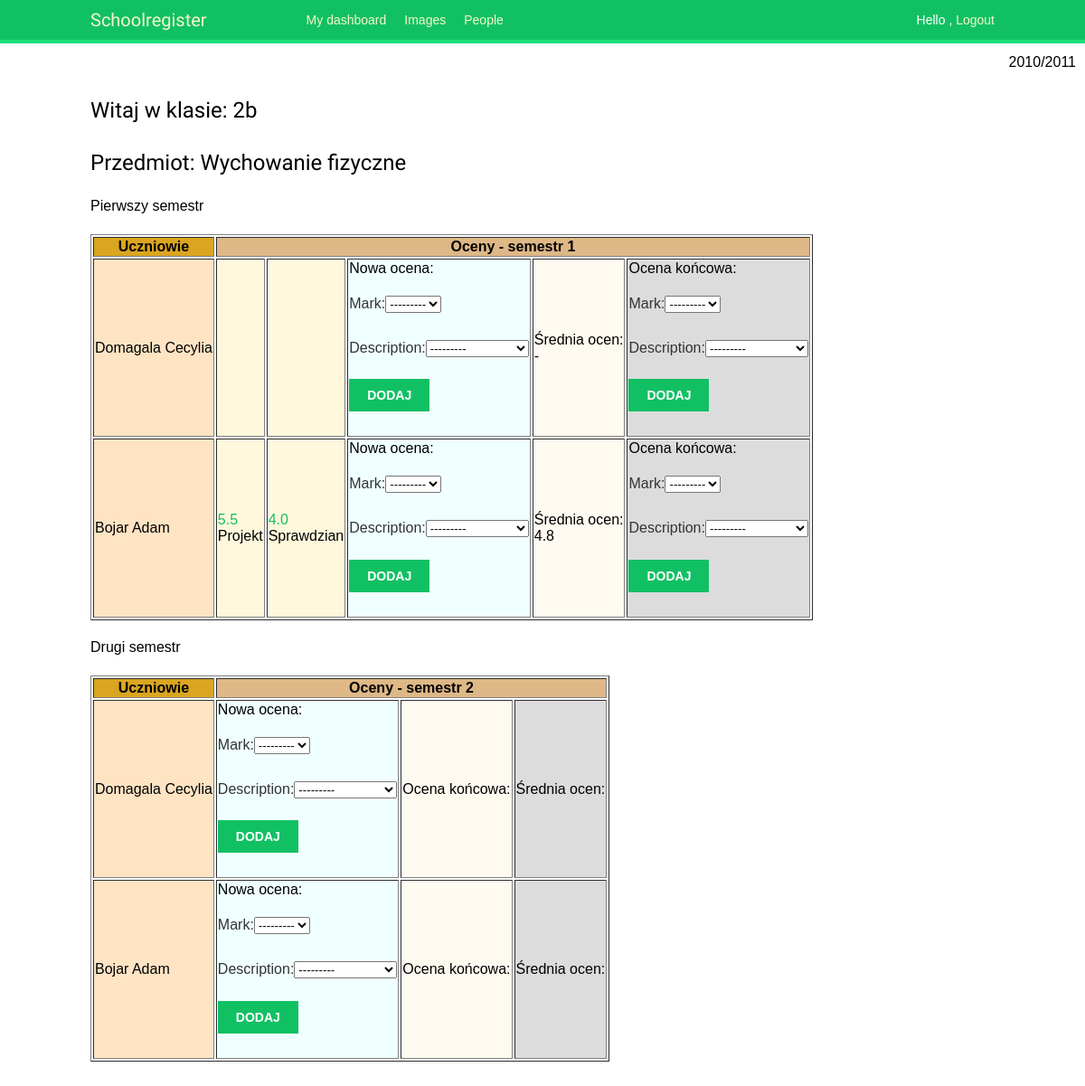
The app's page /schoolregister/nauczyciel/2/2/ (signed in) with its own data.
### schoolregister/models.py (models this page shows, shortened)
class SchoolClass(models.Model):
    name = models.CharField(max_length=2)
    school_year = models.ForeignKey('SchoolYear', on_delete=models.RESTRICT)
    students = models.ManyToManyField('Student')
    subjects = models.ManyToManyField('Subject')
    tutor = models.ForeignKey('Teacher', null=True, on_delete=models.SET_NULL)
    class Meta:
        verbose_name_plural = 'school classes'

class SchoolYear(models.Model):
    start_year = models.SmallIntegerField(unique=True, validators=[MinValueValidator(2000), MaxValueValidator(2050)])
    @property
    def end_year(self):
        end_year = self.start_year + 1
        return end_year
    def __str__(self):
        return str(self.start_year) + '/' + str(self.end_year)

class Subject(models.Model):
    name = models.CharField(max_length=50)

class Semester(models.Model):
    school_year = models.ForeignKey(SchoolYear, on_delete=models.CASCADE)
    number = models.SmallIntegerField(choices=[(1, 1), (2, 2)])

class Student(models.Model):
    user = models.OneToOneField(settings.AUTH_USER_MODEL, null=True, blank=True,
    on_delete=models.SET_NULL)
    first_name = models.CharField(max_length=50)
    last_name = models.CharField(max_length=50)
    birth_date = models.DateField()
    @property
    def full_name(self):
        first_name = self.first_name
        last_name = self.last_name
        full_name = last_name + ' ' + first_name
        return full_name
    def __str__(self):
        return self.full_name

class Grade(models.Model):
    mark = models.DecimalField(max_digits=2, decimal_places=1, choices=[
        (1, 1), (1.5, 1.5), (2, 2), (2.5, 2.5), (3, 3), (3.5, 3.5), (4, 4), (4.5, 4.5), (5, 5),
        (5.5, 5.5), (6, 6)
    ])
    school_year = models.ForeignKey('SchoolYear', on_delete=models.RESTRICT)
    semester = models.ForeignKey('Semester', on_delete=models.RESTRICT)
    subject = models.ForeignKey('Subject', on_delete=models.RESTRICT)
    student = models.ForeignKey('Student', on_delete=models.RESTRICT)
    date_added = models.DateTimeField(auto_now_add=True)
    date_modified = models.DateTimeField(auto_now=True)
    class GradeDescription(models.TextChoices):
        SPRAWDZIAN = 'Sprawdzian'
        KARTKOWKA = 'Kartkówka'
        ODPOWIEDZ = 'Odpowiedź'
        PRACA_DOMOWA = 'Praca domowa'
        PROJEKT = 'Projekt'
        INNE = 'Inne'
    description = models.CharField(max_length=30, choices=GradeDescription.choices)
    is_final_grade = models.BooleanField(default=False)
    """
    def clean(self)
        if not Grade.objects.annotate(num_subscribers=Count('subscriber'))
                            .filter(num_subscribers__lt=4)
                            .exists():
            raise ValidationError('The pools are all full.')
    """
    def save(self, *args, **kwargs):
        if self.is_final_grade:
            try:
                temp = Grade.objects.get(student=self.student, school_year=self.school_year,
                semester=self.semester, subject=self.subject, is_final_grade=True)
                if self != temp:
                    raise ValidationError('There can be only one final semestral grade.')
            except Grade.DoesNotExist:
                pass
        super(Grade, self).save(*args, **kwargs)
    def __str__(self):
        return str(self.mark)
    """ Previous WIP:
    def save(self, *args, **kwargs):
        is_final_grade_in_sem = Grade.objects.filter(student=self.student, school_year=self.school_year,
        semester=self.semester, subject=self.subject)
        if not self.is_final_grade:
            super(Grade, self).save(*args, **kwargs)
        elif self.is_final_grade and is_final_grade not in all_grades_in_sem:

        if self.is_the_chosen_one:
            try:
                temp = Character.objects.get(is_the_chosen_one=True)
                if self != temp:
                    temp.is_the_chosen_one = False
                    temp.save()
            except Character.DoesNotExist:
                pass
        super(Character, self).save(*args, **kwargs)
    """

### schoolregister/views.py (the view)
# urls.py: path('nauczyciel/<int:school_class_id>/<int:subject_id>/', views.class_detail,
@login_required
def class_detail(request, school_class_id, subject_id):
    school_class = get_object_or_404(SchoolClass, id=school_class_id)
    semesters = school_class.school_year.semester_set.all()
    students = school_class.students.all()
    grades_1_sem = []
    grades_2_sem = []
    grades = Grade.objects.all()
    subject = Subject.objects.get(id=subject_id)
    x = {'Wozniak': [1, 2, 3]}
    max_count_grades_1_sem = 0
    max_count_grades_2_sem = 0
    semesters_len = len(semesters)
    i = -1
    empty_spaces_1_sem = [] # !! check all inst
    empty_spaces_2_sem = [] # !! check all inst
    """Depending of accepted choice - add proper logic description"""
    for sc_student in school_class.students.all():
        for semester in semesters:
            if semester.number == 1:
                grades_count_1_sem = len(grades.filter(
                    school_year_id=school_class.school_year.id,
                    semester_id=semester.id, subject_id=subject.id,
                    student_id=sc_student.id, is_final_grade=False))
                if max_count_grades_1_sem < grades_count_1_sem:
                    max_count_grades_1_sem = grades_count_1_sem
            elif semester.number == 2:
                grades_count_2_sem = len(grades.filter(
                    school_year_id=school_class.school_year.id,
                    semester_id=semester.id, subject_id=subject.id,
                    student_id=sc_student.id, is_final_grade=False))
                if max_count_grades_2_sem < grades_count_2_sem:
                    max_count_grades_2_sem = grades_count_2_sem
    for sc_student in school_class.students.all():
        to_max_grades = ''
        to_max_grades2 = ''
        for semester in semesters:
            if semester.number == 1:
                grades_count_1_sem = len(grades.filter(
                    school_year_id=school_class.school_year.id,
                    semester_id=semester.id, subject_id=subject.id,
                    student_id=sc_student.id, is_final_grade=False))
                diff = max_count_grades_1_sem - grades_count_1_sem
                for empty in range(0, diff):
                    to_max_grades += '1'
                empty_spaces_1_sem.append(to_max_grades)
            elif semester.number == 2:
                grades_count_2_sem = len(grades.filter(
                    school_year_id=school_class.school_year.id,
                    semester_id=semester.id, subject_id=subject.id,
                    student_id=sc_student.id, is_final_grade=False))
                diff = max_count_grades_2_sem - grades_count_2_sem
                for empty in range(0, diff):
                    to_max_grades2 += '1'
                empty_spaces_2_sem.append(to_max_grades2)
    col_span_1_sem = max_count_grades_1_sem + 3
    col_span_2_sem = max_count_grades_2_sem + 3
    col_span_year = col_span_1_sem + col_span_2_sem
    final_1_sem_grade = []
    final_2_sem_grade = []
    avg_grades_1_sem = []
    avg_grades_2_sem = []
    for student in students:
        student_grades_1_sem = student.grade_set.filter(school_year=school_class.school_year,
        semester=Semester.objects.get(number=1), subject=subject, is_final_grade=False)
        grades_1_sem.append(student_grades_1_sem)
        student_avg_grade = student_grades_1_sem.aggregate(Avg('mark'))
        if student_avg_grade['mark__avg'] == None:
            student_avg_grade_number = None
        else:
            student_avg_grade_number = round(float(student_avg_grade['mark__avg']), 1)
        avg_grades_1_sem.append(student_avg_grade_number)
        student_final_grade_1_sem = student.grade_set.filter(school_year=school_class.school_year,
        semester=Semester.objects.get(number=1), subject=subject, is_final_grade=True).first()
        final_1_sem_grade.append(student_final_grade_1_sem)
        student_grades_2_sem = student.grade_set.filter(school_year=school_class.school_year,
        semester=Semester.objects.get(number=2), subject=subject, is_final_grade=False)
        grades_2_sem.append(student_grades_2_sem)
        student_avg_grade = student_grades_2_sem.aggregate(Avg('mark'))
        avg_grades_2_sem.append(student_avg_grade)
        student_final_grade_2_sem = student.grade_set.filter(school_year=school_class.school_year,
        semester=Semester.objects.get(number=2), subject=subject, is_final_grade=True).first()
        final_2_sem_grade.append(student_final_grade_2_sem)
    step_02 = -1
    """for grade in grades_1_sem:
        difference = max_count_grades_1_sem - len(grade)
        step_02 += 1
        for fill_grades in range(1, step_02):
            grades_1_sem[step_02].append('o')"""
    students_grades_1_sem = list(zip(students, grades_1_sem,
    empty_spaces_1_sem, final_1_sem_grade, avg_grades_1_sem))
    students_grades_2_sem = list(zip(students, grades_2_sem, empty_spaces_2_sem, final_1_sem_grade))
    if request.method == 'POST':
        grade_form = GradeForm(request.POST)
        final_grade_form = FinalGradeForm(request.POST)
        if grade_form.is_valid():
            grade_form.save()
            return HttpResponseRedirect('')
        if final_grade_form.is_valid():
            final_grade_form.save()
            return HttpResponseRedirect('')
    else:
        grade_form = GradeForm()
        final_grade_form = FinalGradeForm()
    return render(request, 'schoolregister/nauczyciel/klasa.html', {
        'school_class': school_class, 'students': students,
        'grades': grades, 'subject': subject, 'grade_form': grade_form,
        'students': students, # czy to potrzebne?
        'students_grades_1_sem': students_grades_1_sem,
        'students_grades_2_sem': students_grades_2_sem,
        'max_count_grades_1_sem': max_count_grades_1_sem,
        'max_count_grades_2_sem': max_count_grades_2_sem,
        'final_grade_form': final_grade_form,
        'col_span_1_sem': col_span_1_sem, # czy to potrzebne?
        'col_span_2_sem': col_span_2_sem, # czy to potrzebne?
        'col_span_year': col_span_year, # czy to potrzebne?
        'semesters': semesters, # czy to potrzebne?
        'semesters_len': semesters_len, # czy to potrzebne?
        })

### schoolregister/templates/schoolregister/nauczyciel/klasa.html (shortened to what this page needs)
<!DOCTYPE html>
<html>
{% extends "base.html" %}
{% block content %}
<head>
    <div id="school_year_logo">{{ school_class.school_year }}</div>
    <h2>Witaj w klasie: {{ school_class.name }}</h2>
    <h2>Przedmiot: {{ subject.name }}</h2>
</head>
<body>
    <p>Pierwszy semestr</p>
    <table border>
        <tr>
            <th bgcolor="GoldenRod">Uczniowie</th>
            {% for semester in semesters %}
                {% if semester.number == 1 %}
                    <th colspan = {{ col_span_1_sem }} bgcolor="BurlyWood">Oceny - semestr {{ semester.number }}</th>
                {% endif %}
            {% endfor %}
        </tr>
        {% for semester in semesters %}
            {% if semester.number == 1 %}
                {% for student in students_grades_1_sem %}
                    <tr>
                        <td bgcolor="Bisque">{{ student.0 }}</td>
                            {% for grade in student.1 %}
                                <td bgcolor="Cornsilk"><a href="{% url 'schoolregister:edit_grade' grade.id %}" value="{{ grade }}">{{ grade }}</a><br>
                                    {{ grade.description }}<br>
                                </td>
                            {% endfor %}
                            {% for to_max in student.2 %}
                                <td bgcolor="Cornsilk"></td>
                            {% endfor %}
                                <td bgcolor="Azure">
                                    Nowa ocena:
                                    <form method="post">
                                        {{ grade_form.as_p }}
                                        <p><input type="submit" value="Dodaj"></p>
                                    </form>
                                </td>
                                <td bgcolor="FloralWhite">
                                    Średnia ocen: <br>
                                    {% if student.4 != None %}
                                        {{ student.4 }}
                                    {% else %}
                                        -
                                    {% endif %}
                                </td>
                                <td bgcolor="Gainsboro">
                                    Ocena końcowa: <br>
                                    {% if student.3 != None %}
                                        <a href="{% url 'schoolregister:edit_grade' student.3.id %}" value="{{ student.3 }}">{{ student.3 }}</a>
                                    {% else %}
                                        <form method="post">
                                            {{ final_grade_form.as_p }}
                                            <p><input type="submit" value="Dodaj"></p>
                                        </form>
                                    {% endif %}
                                </td>
                {% endfor %}
            {% endif %}
        {% endfor %}
                </tr>
    </table>
    <p>Drugi semestr</p>
    <table border>
        <tr>
            <th bgcolor="GoldenRod">Uczniowie</th>
            {% for semester in semesters %}
                {% if semester.number == 2 %}
                    <th colspan = {{ col_span_2_sem }} bgcolor="BurlyWood">Oceny - semestr {{ semester.number }}</th>
                {% endif %}
            {% endfor %}
        </tr>
        {% for semester in semesters %}
            {% if semester.number == 2 %}
                {% for student in students_grades_2_sem %}
                    <tr>
                        <td bgcolor="Bisque">{{ student.0 }}</td>
                                <td bgcolor="Azure">
                                    Nowa ocena:
                                    <form method="post">
                                        {{ grade_form.as_p }}
                                        <p><input type="submit" value="Dodaj"></p>
                                    </form>
                                </td>
                                <td bgcolor="FloralWhite">
                                    Ocena końcowa:
                                </td>
                                <td bgcolor="Gainsboro">
                                    Średnia ocen:
                                </td>
                {% endfor %}
            {% endif %}
        {% endfor %}
                </tr>
    </table>
</body>
{% endblock %}

### records on screen
SchoolClass: school_year "2010/2011", name "2b"
Subject: name "Wychowanie fizyczne"
Semester: number "1"
Student: first_name+last_name "Domagala Cecylia"
Student: first_name+last_name "Bojar Adam", student "4.8"
Grade: mark "5.5", description "Projekt"
Grade: mark "4.0", description "Sprawdzian"
Semester: number "2"
